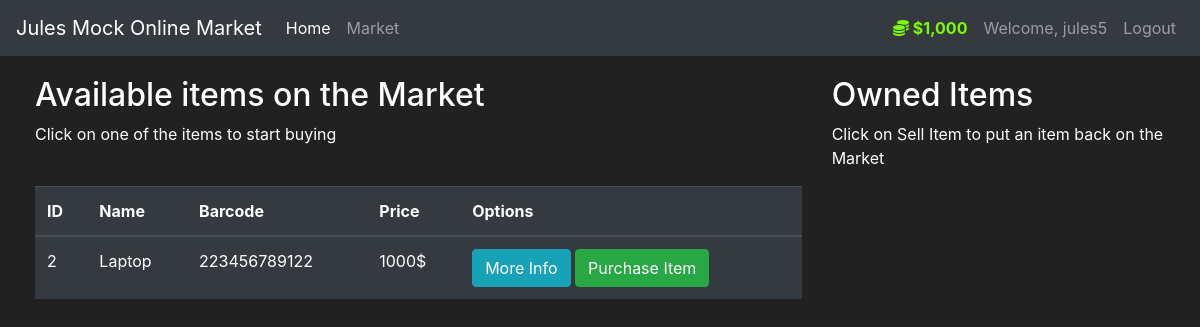
The page /market (signed in) on the database as committed earlier.
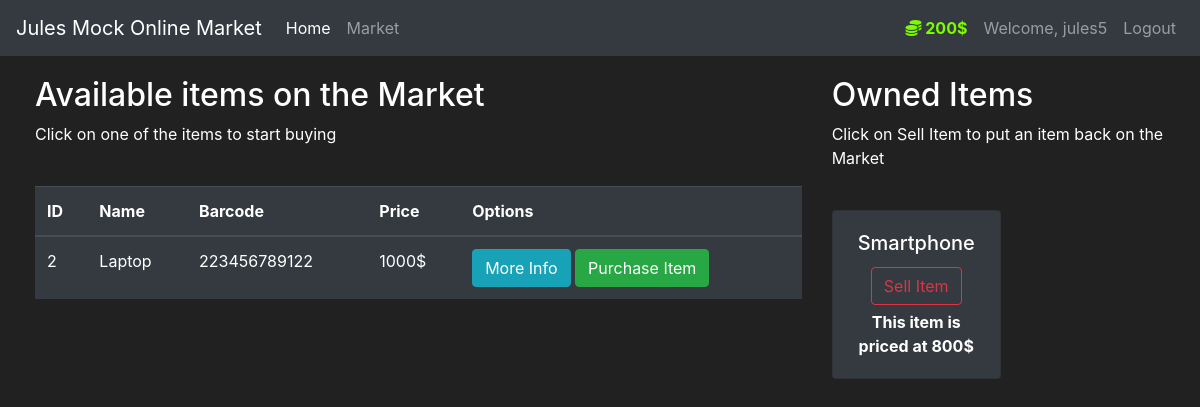
The same page on the database as committed later.
### market/models.py (models this page shows, shortened)
class User(db.Model, UserMixin):
    id = db.Column(db.Integer(), primary_key=True)
    username = db.Column(db.String(length=30), nullable=False, unique=True)
    email_address = db.Column(db.String(length=50), nullable=False, unique=True)
    password_hash = db.Column(db.String(length=60), nullable=False)
    budget = db.Column(db.Integer(), nullable=False, default=1000)
    items = db.relationship('Item', backref='owned_user', lazy=True)
    @property
    def prettier_budget(self):
        if len(str(self.budget)) >= 4:
            return f'${str(self.budget)[:-3]},{str(self.budget)[-3:]}'
        else:
            return f"{self.budget}$"
    @property
    def password(self):
        return self.password

class Item(db.Model):
    id = db.Column(db.Integer(), primary_key=True)
    name = db.Column(db.String(length=30), nullable=False, unique=True)
    price = db.Column(db.Integer(), nullable=False)
    barcode = db.Column(db.String(length=12), nullable=False, unique=True)
    description = db.Column(db.String(length=1024), nullable=False, unique=True)
    owner = db.Column(db.Integer(), db.ForeignKey('user.id'))

### market/routes.py (the view, shortened to what this page needs)
@app.route('/market', methods=['GET', 'POST'])
@login_required
def market_page():
    purchase_form = PurchaseItemForm()
    selling_form = SellItemForm()
    if request.method == "GET":
        items = Item.query.filter_by(owner=None)
        owned_items = Item.query.filter_by(owner=current_user.id)
        return render_template('market.html', items=items, purchase_form=purchase_form, owned_items=owned_items, selling_form=selling_form)

### market/models.py (called while the page is built)
@login_manager.user_loader
def load_user(user_id):
    return User.query.get(int(user_id))

### market/templates/market.html (shortened to what this page needs)
{% extends 'base.html' %}
{% block content %}
    <div class="row" style="margin-top:20px; margin-left:20px">
         <div class="col-8">
                <h2>Available items on the Market</h2>
                <p>Click on one of the items to start buying</p>
             <br>
              <table class="table table-hover table-dark">
                <thead>
                    <tr>
                        <th scope="col">ID</th>
                        <th scope="col">Name</th>
                        <th scope="col">Barcode</th>
                        <th scope="col">Price</th>
                        <th scope="col">Options</th>
                    </tr>
                </thead>
                <tbody>
                    {% for item in items %}
                        <tr>
                            <td>{{ item.id }}</td>
                            <td>{{ item.name }}</td>
                            <td>{{ item.barcode }}</td>
                            <td>{{ item.price }}$</td>
                            <td>
                  <button class="btn btn-outline btn-info" data-toggle="modal" data-target="#Modal-MoreInfo-{{ item.id }}">More Info</button>
                  <button class="btn btn-outline btn-success" data-toggle="modal" data-target="#Modal-PurchaseConfirm-{{ item.id }}">Purchase Item</button>
               </td>
            </tr>
            {% endfor %}
         </tbody>
      </table>
   </div>
   <div class="col-4">
        <h2>Owned Items</h2>
        <p>Click on Sell Item to put an item back on the Market</p>
        <br>
        <div class="row">
           {% for owned_item in owned_items %}
             <div class="col-md-6">
                 <div style="margin-bottom: 5px" class="card text-center bg-dark">
                      <div class="card-body">
                          <h5 class="card-title">{{ owned_item.name }}</h5>
                          <button type="button" class="btn btn-outline-danger" style="margin-bottom: 5px"
                                  data-toggle="modal" data-target="#Modal-SellingConfirm-{{ owned_item.id }}">
                              Sell Item
                          </button>
                          <p class="card-text"><strong>
                              This item is priced at {{ owned_item.price }}$
                          </strong></p>
                      </div>
                  </div>
             </div>
           {% endfor %}
        </div>
   </div>
</div>
{% endblock %}

### market/templates/base.html (shortened to what this page needs)
<!doctype html>
<html lang="en">
   <head>
      <link rel="stylesheet" href="https://cdn.jsdelivr.net/npm/bootstrap@4.5.3/dist/css/bootstrap.min.css">
   </head>
   <body>
    <nav class="navbar navbar-expand-md navbar-dark bg-dark">
      <a class="navbar-brand" href="{{ url_for('home_page') }}">Jules Mock Online Market</a>
      <div class="collapse navbar-collapse" id="navbarNav">
        <ul class="navbar-nav mr-auto">
            <li class="nav-item active">
                <a class="nav-link" href="{{ url_for('home_page') }}">Home <span class="sr-only">(current)</span></a>
            </li>
            <li class="nav-item">
                <a class="nav-link" href="{{ url_for('market_page') }}">Market</a>
            </li>
        </ul>
          {% if current_user.is_authenticated %}
            <ul class="navbar-nav">
                <li class="nav-item">
                    <a class="nav-link" style="color: lawngreen; font-weight: bold">
                        <i class="fas fa-coins"></i>
                        {{ current_user.prettier_budget }}
                    </a>
                </li>
                <li class="nav-item">
                    <a class="nav-link">Welcome, {{ current_user.username }}</a>
                </li>
                <li class="nav-item">
                    <a class="nav-link" href="{{ url_for('logout_page') }}">Logout</a>
                </li>
            </ul>
          {% endif %}
      </div>
    </nav>
      {% block content %}
      {% endblock %}
   </body>
</html>

### market/templates/base.html (style rules this page uses)
body { background-color: #212121; color: white }

Rows that differ between the two databases and show on the page:
changed User "jules5": prettier_budget "$1,000" → "200$"
now on this page (row edited): Item: name "Smartphone", price "800", shown under "Owned Items"
